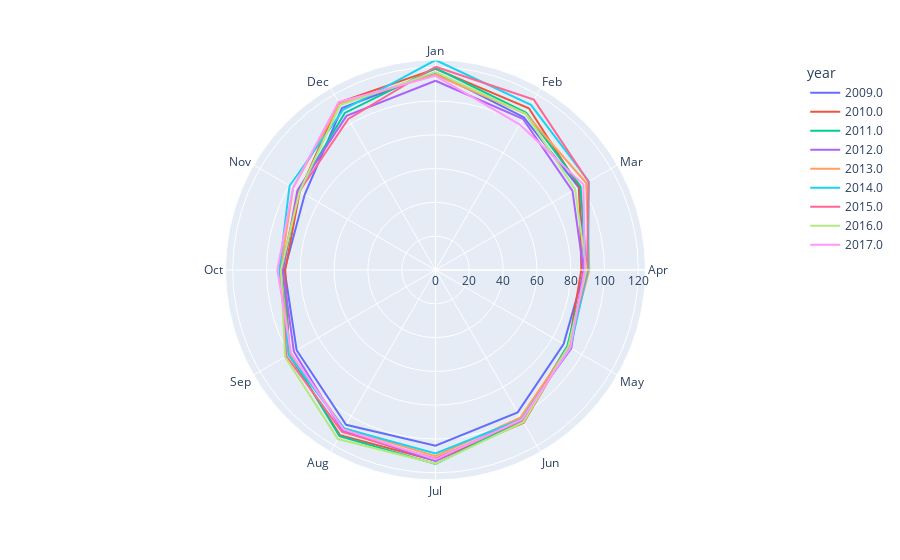

The notebook cell saved with this chart:
### Code cell
df_electric_past_9_year = df_electric[df_electric['year'] >= 2009]
fig = px.line_polar(df_electric_past_9_year, r="amount", theta="month_name", color="year", line_close=True,
                    color_discrete_sequence=px.colors.qualitative.Plotly)
fig.show()

### Figure 1 — Plotly figure (JSON) as saved in the notebook; plotly's stock layout.template omitted (floating-point values rounded to 4 significant figures)
{"data": [{"hovertemplate": "year=2009.0<br>amount=%{r}<br>month_name=%{theta}<extra></extra>", "legendgroup": "2009.0", "line": {"color": "#636EFA", "dash": "solid"}, "marker": {"symbol": "circle"}, "mode": "lines", "name": "2009.0", "r": [116.8, 104.4, 97.85, 88.2, 87.54, 97.24, 103.9, 105.7, 94.88, 89.3, 89.36, 110.7, 116.8], "showlegend": true, "subplot": "polar", "theta": ["Jan", "Feb", "Mar", "Apr", "May", "Jun", "Jul", "Aug", "Sep", "Oct", "Nov", "Dec", "Jan"], "type": "scatterpolar"}, {"hovertemplate": "year=2010.0<br>amount=%{r}<br>month_name=%{theta}<extra></extra>", "legendgroup": "2010.0", "line": {"color": "#EF553B", "dash": "solid"}, "marker": {"symbol": "circle"}, "mode": "lines", "name": "2010.0", "r": [119.0, 110.5, 98.27, 86.3, 90.84, 104.4, 112.8, 112.9, 100.1, 88.93, 92.78, 114.3, 119.0], "showlegend": true, "subplot": "polar", "theta": ["Jan", "Feb", "Mar", "Apr", "May", "Jun", "Jul", "Aug", "Sep", "Oct", "Nov", "Dec", "Jan"], "type": "scatterpolar"}, {"hovertemplate": "year=2011.0<br>amount=%{r}<br>month_name=%{theta}<extra></extra>", "legendgroup": "2011.0", "line": {"color": "#00CC96", "dash": "solid"}, "marker": {"symbol": "circle"}, "mode": "lines", "name": "2011.0", "r": [119.5, 107.4, 99.1, 89.36, 90.07, 102.8, 114.7, 113.6, 99.47, 90.36, 93.81, 107.3, 119.5], "showlegend": true, "subplot": "polar", "theta": ["Jan", "Feb", "Mar", "Apr", "May", "Jun", "Jul", "Aug", "Sep", "Oct", "Nov", "Dec", "Jan"], "type": "scatterpolar"}, {"hovertemplate": "year=2012.0<br>amount=%{r}<br>month_name=%{theta}<extra></extra>", "legendgroup": "2012.0", "line": {"color": "#AB63FA", "dash": "solid"}, "marker": {"symbol": "circle"}, "mode": "lines", "name": "2012.0", "r": [112.0, 103.4, 93.58, 87.56, 92.76, 101.1, 113.0, 109.9, 96.74, 90.38, 94.34, 105.3, 112.0], "showlegend": true, "subplot": "polar", "theta": ["Jan", "Feb", "Mar", "Apr", "May", "Jun", "Jul", "Aug", "Sep", "Oct", "Nov", "Dec", "Jan"], "type": "scatterpolar"}, {"hovertemplate": "year=2013.0<br>amount=%{r}<br>month_name=%{theta}<extra></extra>", "legendgroup": "2013.0", "line": {"color": "#FFA15A", "dash": "solid"}, "marker": {"symbol": "circle"}, "mode": "lines", "name": "2013.0", "r": [115.5, 106.7, 103.0, 91.01, 90.96, 100.7, 110.1, 108.2, 99.28, 91.79, 97.29, 113.5, 115.5], "showlegend": true, "subplot": "polar", "theta": ["Jan", "Feb", "Mar", "Apr", "May", "Jun", "Jul", "Aug", "Sep", "Oct", "Nov", "Dec", "Jan"], "type": "scatterpolar"}, {"hovertemplate": "year=2014.0<br>amount=%{r}<br>month_name=%{theta}<extra></extra>", "legendgroup": "2014.0", "line": {"color": "#19D3F3", "dash": "solid"}, "marker": {"symbol": "circle"}, "mode": "lines", "name": "2014.0", "r": [124.3, 112.9, 104.8, 90.29, 92.13, 101.9, 108.5, 108.2, 100.4, 92.38, 99.7, 109.3, 124.3], "showlegend": true, "subplot": "polar", "theta": ["Jan", "Feb", "Mar", "Apr", "May", "Jun", "Jul", "Aug", "Sep", "Oct", "Nov", "Dec", "Jan"], "type": "scatterpolar"}, {"hovertemplate": "year=2015.0<br>amount=%{r}<br>month_name=%{theta}<extra></extra>", "legendgroup": "2015.0", "line": {"color": "#FF6692", "dash": "solid"}, "marker": {"symbol": "circle"}, "mode": "lines", "name": "2015.0", "r": [120.3, 116.4, 104.5, 89.75, 91.09, 102.6, 111.6, 110.6, 101.9, 91.6, 93.06, 103.2, 120.3], "showlegend": true, "subplot": "polar", "theta": ["Jan", "Feb", "Mar", "Apr", "May", "Jun", "Jul", "Aug", "Sep", "Oct", "Nov", "Dec", "Jan"], "type": "scatterpolar"}, {"hovertemplate": "year=2016.0<br>amount=%{r}<br>month_name=%{theta}<extra></extra>", "legendgroup": "2016.0", "line": {"color": "#B6E880", "dash": "solid"}, "marker": {"symbol": "circle"}, "mode": "lines", "name": "2016.0", "r": [117.1, 106.7, 95.35, 89.33, 90.74, 104.0, 114.5, 115.5, 102.8, 91.49, 92.89, 112.8, 117.1], "showlegend": true, "subplot": "polar", "theta": ["Jan", "Feb", "Mar", "Apr", "May", "Jun", "Jul", "Aug", "Sep", "Oct", "Nov", "Dec", "Jan"], "type": "scatterpolar"}, {"hovertemplate": "year=2017.0<br>amount=%{r}<br>month_name=%{theta}<extra></extra>", "legendgroup": "2017.0", "line": {"color": "#FF97FF", "dash": "solid"}, "marker": {"symbol": "circle"}, "mode": "lines", "name": "2017.0", "r": [114.9, 99.49, 101.0, 88.35, 92.08, 102.2, 112.2, 108.9, 98.62, 93.61, 97.34, 114.7, 114.9], "showlegend": true, "subplot": "polar", "theta": ["Jan", "Feb", "Mar", "Apr", "May", "Jun", "Jul", "Aug", "Sep", "Oct", "Nov", "Dec", "Jan"], "type": "scatterpolar"}], "layout": {"autosize": true, "legend": {"title": {"text": "year"}, "tracegroupgap": 0}, "margin": {"t": 60}, "polar": {"angularaxis": {"direction": "clockwise", "rotation": 90, "type": "category"}, "domain": {"x": [0, 1], "y": [0, 1]}, "radialaxis": {"autorange": true, "range": [0, 124.3], "type": "linear"}}}}
